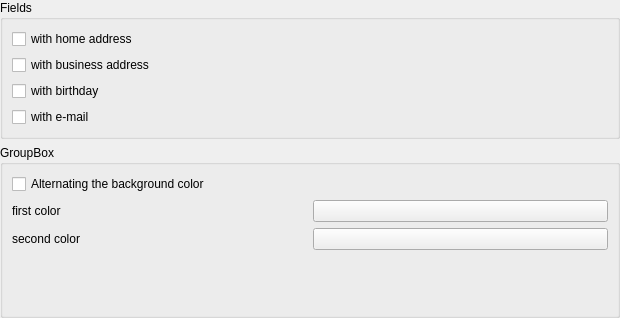
<?xml version="1.0" encoding="UTF-8"?>
<ui version="4.0">
 <class>CompactStyleForm_Base</class>
 <widget class="QWidget" name="CompactStyleForm_Base">
  <property name="geometry">
   <rect>
    <x>0</x>
    <y>0</y>
    <width>620</width>
    <height>318</height>
   </rect>
  </property>
  <property name="windowTitle">
   <string>Appearance</string>
  </property>
  <layout class="QGridLayout">
   <property name="leftMargin">
    <number>0</number>
   </property>
   <property name="topMargin">
    <number>0</number>
   </property>
   <property name="rightMargin">
    <number>0</number>
   </property>
   <property name="bottomMargin">
    <number>0</number>
   </property>
   <property name="spacing">
    <number>6</number>
   </property>
   <item row="1" column="0">
    <widget class="QGroupBox" name="gbFields">
     <property name="title">
      <string>Fields</string>
     </property>
     <layout class="QVBoxLayout" name="verticalLayout_2">
      <item>
       <layout class="QVBoxLayout" name="verticalLayout">
        <item>
         <widget class="QCheckBox" name="cbWithHomeAddress">
          <property name="toolTip">
           <string>Print the home address, with home phone number and mobile phone number</string>
          </property>
          <property name="whatsThis">
           <string>Print the home address, with home phone number and mobile phone number</string>
          </property>
          <property name="text">
           <string>with home address</string>
          </property>
         </widget>
        </item>
        <item>
         <widget class="QCheckBox" name="cbWithBusinessAddress">
          <property name="toolTip">
           <string>print the business address, with business phone number</string>
          </property>
          <property name="whatsThis">
           <string>print the business address, with business phone number</string>
          </property>
          <property name="text">
           <string>with business address</string>
          </property>
         </widget>
        </item>
        <item>
         <widget class="QCheckBox" name="cbWithBirthday">
          <property name="toolTip">
           <string>Print the birthday</string>
          </property>
          <property name="whatsThis">
           <string>Print the birthday</string>
          </property>
          <property name="text">
           <string>with birthday</string>
          </property>
         </widget>
        </item>
        <item>
         <widget class="QCheckBox" name="cbWithEMail">
          <property name="toolTip">
           <string>Print the e-mail and e-mail2 fields</string>
          </property>
          <property name="whatsThis">
           <string>Print the e-mail and e-mail2 fields</string>
          </property>
          <property name="text">
           <string>with e-mail</string>
          </property>
         </widget>
        </item>
       </layout>
      </item>
     </layout>
    </widget>
   </item>
   <item row="2" column="0">
    <widget class="QGroupBox" name="gbColors">
     <property name="title">
      <string comment="KDE::DoNotExtract">GroupBox</string>
     </property>
     <layout class="QGridLayout" name="gridLayout_2">
      <item row="2" column="1">
       <widget class="KColorButton" name="cbSecond"/>
      </item>
      <item row="1" column="1">
       <widget class="KColorButton" name="cbFirst"/>
      </item>
      <item row="1" column="0">
       <widget class="QLabel" name="lbCbFirst">
        <property name="toolTip">
         <string>the first color, if alternating color is checked</string>
        </property>
        <property name="whatsThis">
         <string>the first color, if alternating color is checked</string>
        </property>
        <property name="text">
         <string>first color</string>
        </property>
       </widget>
      </item>
      <item row="2" column="0">
       <widget class="QLabel" name="lbCbSecond">
        <property name="toolTip">
         <string>the second color, if alternating color is checked</string>
        </property>
        <property name="whatsThis">
         <string>the second color, if alternating color is checked</string>
        </property>
        <property name="text">
         <string>second color</string>
        </property>
       </widget>
      </item>
      <item row="0" column="0">
       <widget class="QCheckBox" name="cbAlternating">
        <property name="toolTip">
         <string>Change the background color of every row</string>
        </property>
        <property name="whatsThis">
         <string>Change the background color of every row</string>
        </property>
        <property name="text">
         <string>Alternating the background color</string>
        </property>
       </widget>
      </item>
      <item row="3" column="0">
       <spacer name="verticalSpacer">
        <property name="orientation">
         <enum>Qt::Vertical</enum>
        </property>
        <property name="sizeHint" stdset="0">
         <size>
          <width>20</width>
          <height>40</height>
         </size>
        </property>
       </spacer>
      </item>
     </layout>
    </widget>
   </item>
  </layout>
 </widget>
 <customwidgets>
  <customwidget>
   <class>KColorButton</class>
   <extends>QPushButton</extends>
   <header>kcolorbutton.h</header>
  </customwidget>
 </customwidgets>
 <resources/>
 <connections/>
</ui>
